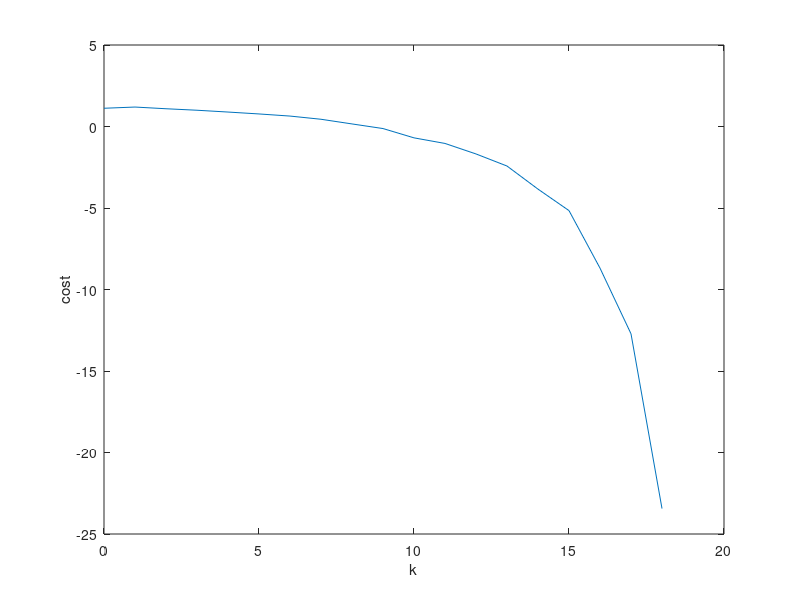

MATLAB code to generate this figure:
x0 = -3/4;
y0 = 1;

m_iteration=10000;
x=zeros(2,m_iteration+1);
gradient=zeros(2,1);
record_lost = [];
record_1 = [];
record_2 = [];
alpha = 0.3;
beta = 0.5;
for i =1:m_iteration
    if(i==1)
        x(1,i)=x0;
        x(2,i)=y0;
    end
    gradient(1) = -400*x(1,i)*(x(2,i)-x(1,i)^2) - 2*(1-x(1,i));
    gradient(2) = 200*(x(2,i)-x(1,i)^2);
    hessian = zeros(2,2);
    hessian1_1 = -400*(x(2,i)-3*x(1,i)^2)+2;
    hessian1_2 = -400*x(1,i);
    hessian2_1 = -400*x(1,i);
    hessian2_2 = 200;
    hessian(1,1) = hessian1_1; hessian(1,2) = hessian1_2;
    hessian(2,1) = hessian2_1; hessian(2,2) = hessian2_2;
    direction=-inv(hessian)*gradient;
    
    if(sqrt(gradient'*gradient)<10^-8)
        break;
    end
    
    step = 1;
    
    while(true)
        x_possible = x(:,i) + step*direction;
        p1 = 100*(x_possible(2)-x_possible(1)^2)^2+(1-x_possible(1))^2;
        p2 = 100*(x(2,i)-x(1,i)^2)^2+(1-x(1,i))^2;
        p2 = p2 + step*alpha*gradient'*direction;
        
        if p1 <= p2
            break
        else
            step = step*beta;
        end
    end
    record_1 = [record_1 x(1,i)];
    record_2 = [record_2 x(2,i)];
    lost = log((x(1,i)-1)^2 + (x(2,i)-1)^2);
    record_lost = [record_lost lost];
    x(:,i+1)=x(:,i)+step*direction;
end
x = linspace(-1,1.2);
y = linspace(-1,1.2);
[X,Y] = meshgrid(x,y);
v = 100*(Y-X.^2).^2+(1-X).^2;
% contour(X,Y,v,[0,1,2,3,10,20,50,100,200,300]);
% hold;
Xplot=0:length(record_1)-1;
% xlabel('x');
% ylabel('y');
% plot(record_1,record_2,'-*');
plot(Xplot,record_lost);
xlabel('k');
ylabel('cost');
